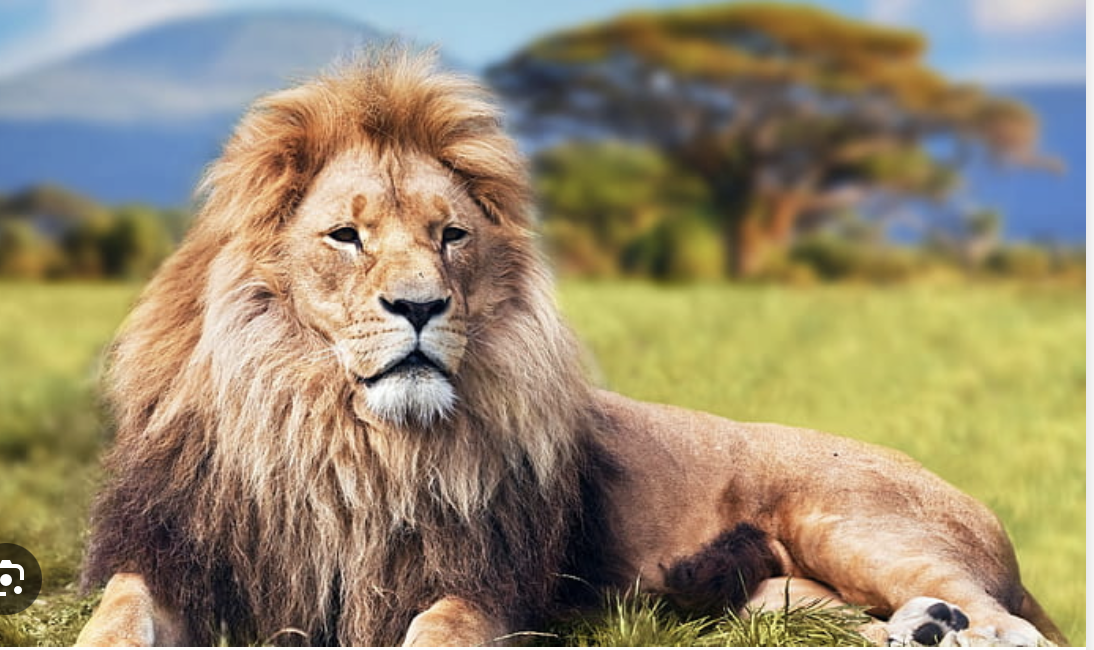
#> input picture Experiment_5/Lion.jpg, 1094 x 650 px
$ jupyter execute experiment_5.ipynb
#> lines starting #> are read from the running program, lines starting #| are printed output that depends on the picture
[cell 1]
#experiment-5=> edge detection using sobel operator

[cell 2]
import cv2
import numpy as np
import matplotlib.pyplot as plt

[cell 3]
image = cv2.imread("Lion.jpg", cv2.IMREAD_GRAYSCALE)
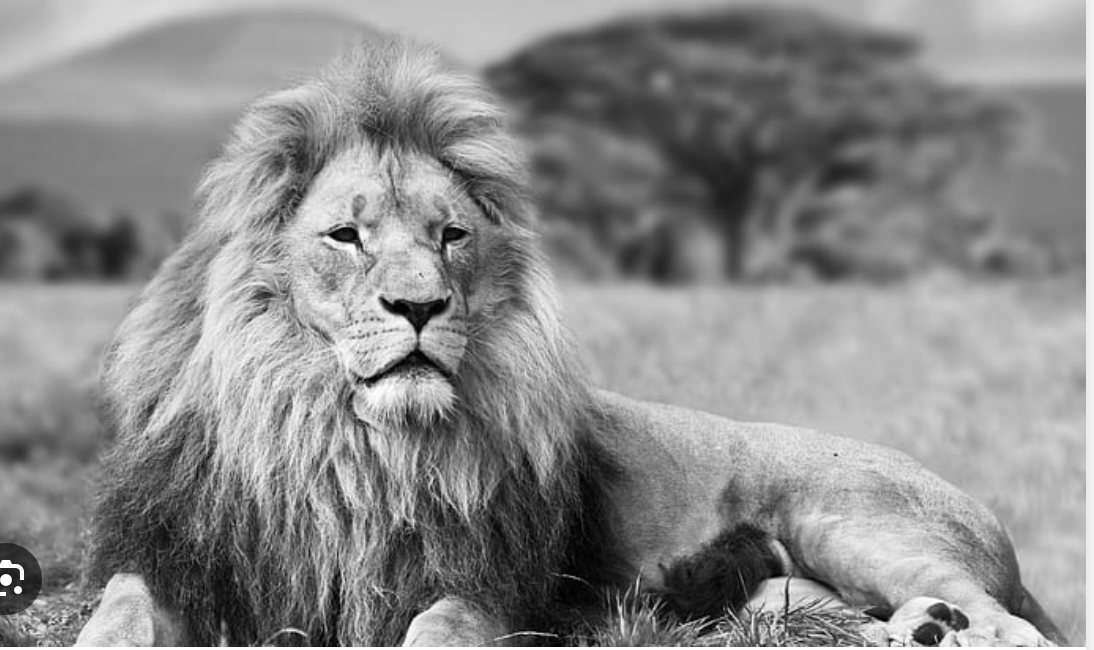
#> image: shape (650, 1094); min 0, max 255, mean 139.1

[cell 4]
plt.imshow(image, cmap="gray")
plt.title("Original Image")
plt.axis("off")
plt.show()

[cell 5]
def sobel_filter(image):

    sobel_x = np.array([
        [-1, 0, 1],
        [-2, 0, 2],
        [-1, 0, 1]
    ])

    sobel_y = np.array([
        [-1, -2, -1],
        [0, 0, 0],
        [1, 2, 1]
    ])

    rows, cols = image.shape
#> rows = 650; cols = 1094

    padded = np.pad(image, 1, mode='constant')
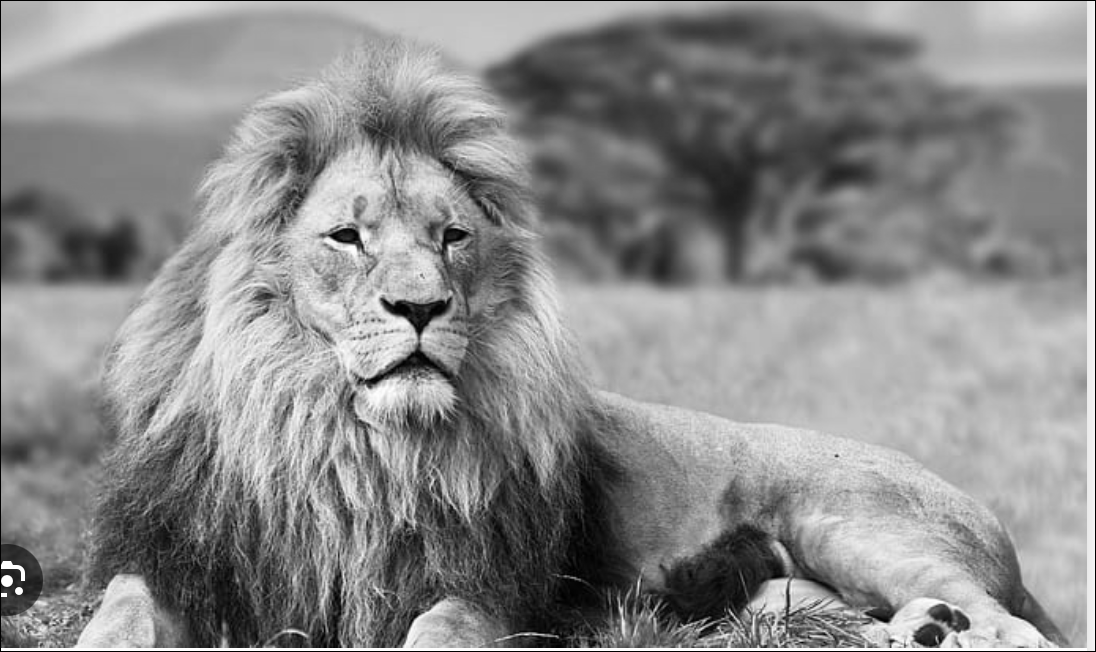
#> padded: shape (652, 1096); min 0, max 255, mean 138.4

    gx = np.zeros((rows, cols), dtype=np.float32)
    gy = np.zeros((rows, cols), dtype=np.float32)
    output = np.zeros((rows, cols), dtype=np.float32)

    for i in range(rows):
        for j in range(cols):

            sum_x = 0
            sum_y = 0

            for m in range(3):
                for n in range(3):

                    pixel = float(padded[i+m][j+n])

                    sum_x += pixel * sobel_x[m][n]
                    sum_y += pixel * sobel_y[m][n]

            gx[i][j] = sum_x
            gy[i][j] = sum_y

            output[i][j] = np.sqrt(sum_x**2 + sum_y**2)
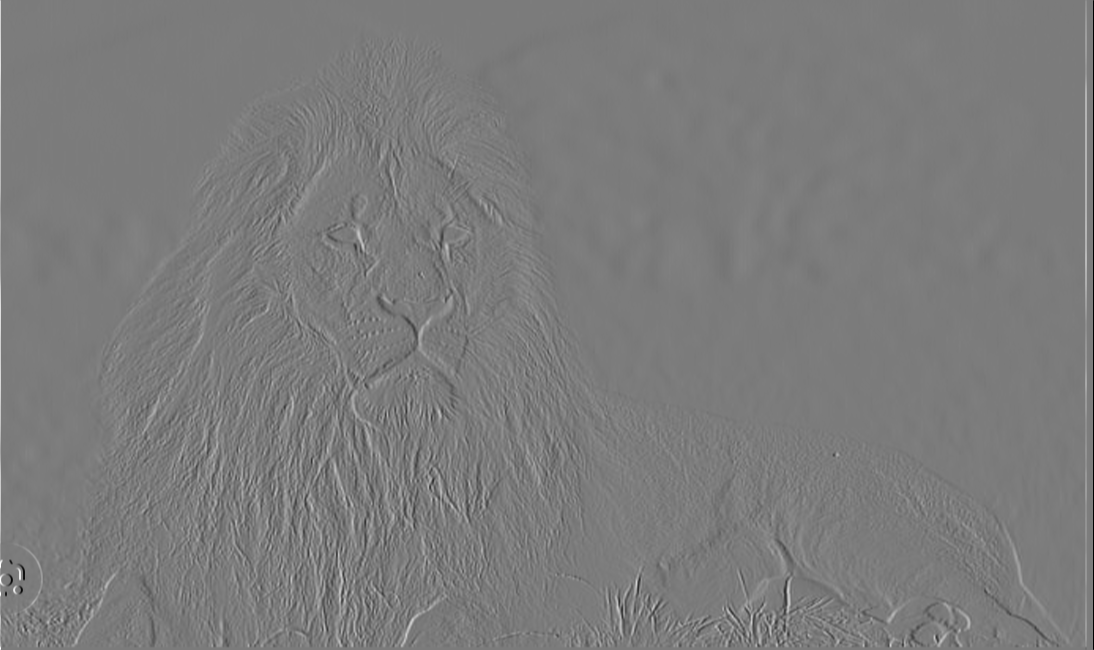
#> gx: shape (650, 1094) float32; min -964, max 1020, mean 0.4; drawn with min black and max white
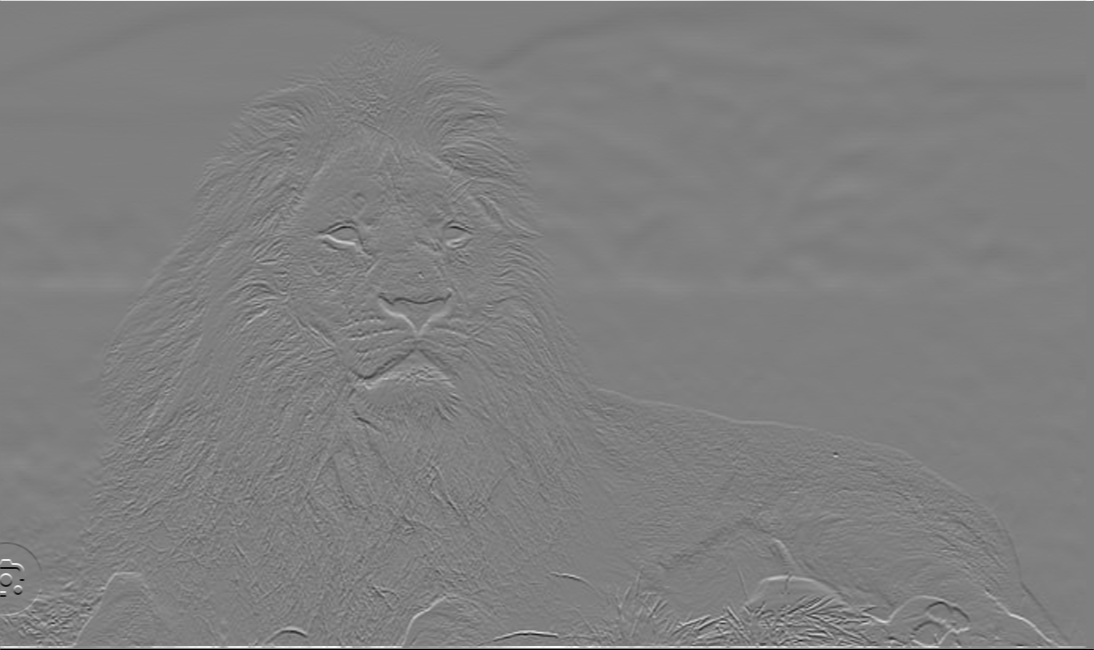
#> gy: shape (650, 1094) float32; min -1020, max 1018, mean 0.4; drawn with min black and max white
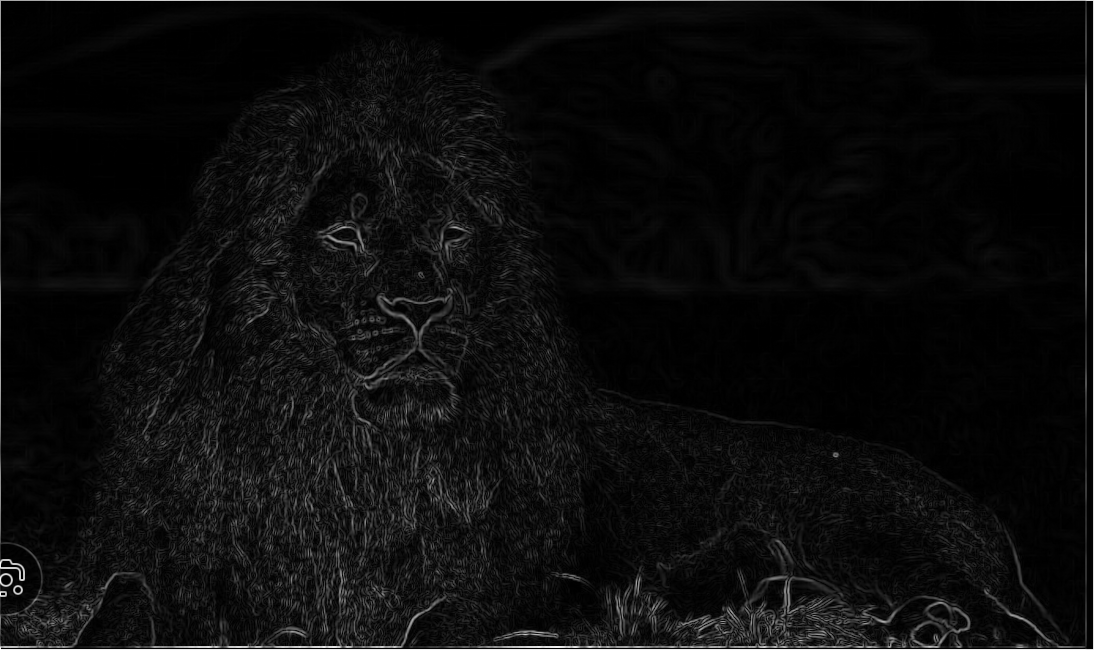
#> output: shape (650, 1094) float32; min 0, max 1081.9, mean 54.1; drawn with min black and max white

    output = np.clip(output, 0, 255)
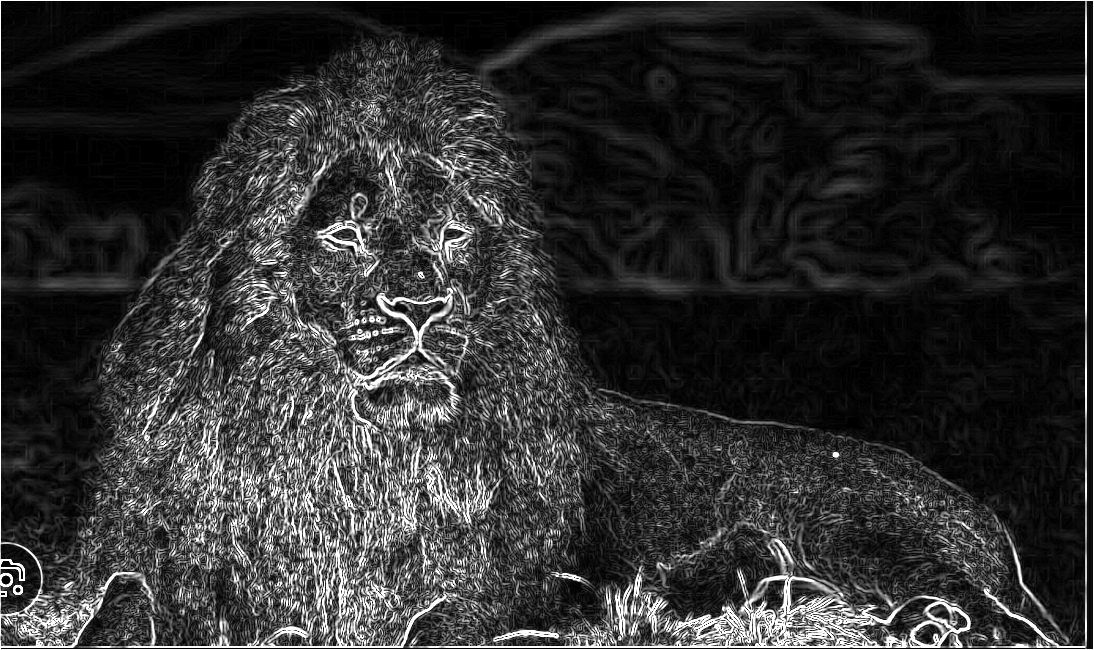
#> output: shape (650, 1094) float32; min 0, max 255, mean 48.5

    return gx, gy, output.astype(np.uint8)

[cell 6]
gx, gy, edge_image = sobel_filter(image)

[cell 7]
plt.imshow(np.abs(gx), cmap="gray")
plt.title("Sobel X")
plt.axis("off")
plt.show()

[cell 8]
plt.imshow(np.abs(gy), cmap="gray")
plt.title("Sobel Y")
plt.axis("off")
plt.show()
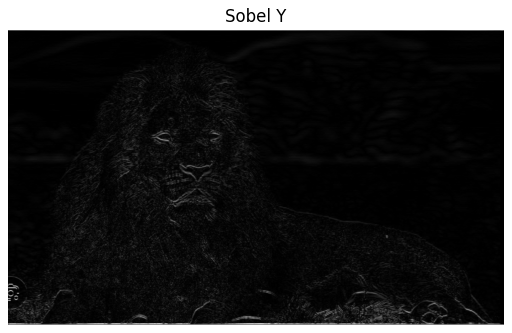
#> figure drawn by matplotlib, 1 panel
